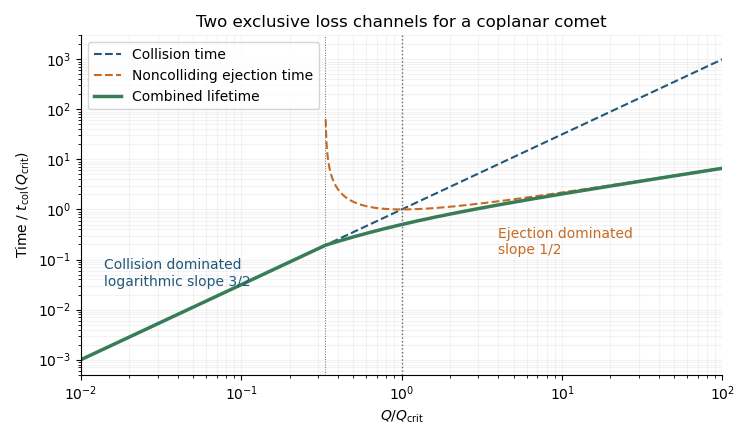

Recreate this plot in Python.
#!/usr/bin/env python3
"""Original planetary-dynamics figure; outputs its same-basename PNG to CWD.
Tested Python 3.14.4, NumPy 2.3.5, Matplotlib 3.10.7+dfsg1.
Dependencies match the repository pyproject; no external visual assets.
"""
from pathlib import Path
import numpy as np
import matplotlib
matplotlib.use('Agg')
import matplotlib.pyplot as plt
from matplotlib.patches import Circle, Arc
plt.rcParams.update({'font.size':10,'axes.spines.top':False,'axes.spines.right':False})
blue='#22577a'; orange='#c66a24'; green='#387c58'; gray='#666666'
def finish(fig):
    fig.savefig(Path.cwd()/Path(__file__).with_suffix('.png').name,dpi=100,facecolor='white',transparent=False)
    plt.close(fig)

fig,ax=plt.subplots(figsize=(7.5,4.4),dpi=100)
u=np.geomspace(.01,100,1000); tc=u**1.5
rate=np.maximum(3*u-1,0)/2
te=np.divide(tc,rate,out=np.full_like(tc,np.nan),where=rate>0)
tl=tc/(1+rate)
ax.loglog(u,tc,'--',color=blue,label='Collision time')
ax.loglog(u,te,'--',color=orange,label='Noncolliding ejection time')
ax.loglog(u,tl,color=green,lw=2.5,label='Combined lifetime')
ax.axvline(1,color=gray,lw=1,ls=':');ax.axvline(1/3,color=gray,lw=.7,ls=':')
ax.text(.014,.03,'Collision dominated\nlogarithmic slope 3/2',color=blue)
ax.text(4,.13,'Ejection dominated\nslope 1/2',color=orange)
ax.set(xlabel=r'$Q/Q_{\rm crit}$',ylabel=r'Time / $t_{\rm col}(Q_{\rm crit})$',ylim=(5e-4,3e3),xlim=(.01,100))
ax.set_title('Two exclusive loss channels for a coplanar comet')
ax.legend(loc='upper left');ax.grid(alpha=.15,which='both')
fig.tight_layout();finish(fig)
